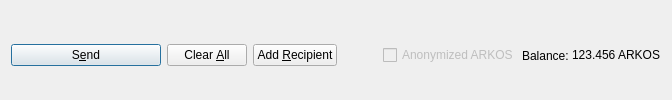
         <widget class="QFrame" name="frame_Send">
          <layout class="QHBoxLayout" name="horizontalLayout">
           <property name="bottomMargin">
            <number>0</number>
           </property>
           <item>
            <widget class="QPushButton" name="sendButton">
             <property name="minimumSize">
              <size>
               <width>150</width>
               <height>0</height>
              </size>
             </property>
             <property name="toolTip">
              <string>Confirm the send action</string>
             </property>
             <property name="text">
              <string>S&amp;end</string>
             </property>
             <property name="icon">
              <iconset resource="../arkoscoin.qrc">
               <normaloff>:/icons/send</normaloff>:/icons/send</iconset>
             </property>
             <property name="autoDefault">
              <bool>false</bool>
             </property>
             <property name="default">
              <bool>true</bool>
             </property>
            </widget>
           </item>
           <item>
            <widget class="QPushButton" name="clearButton">
             <property name="sizePolicy">
              <sizepolicy hsizetype="Minimum" vsizetype="Fixed">
               <horstretch>0</horstretch>
               <verstretch>0</verstretch>
              </sizepolicy>
             </property>
             <property name="toolTip">
              <string>Clear all fields of the form.</string>
             </property>
             <property name="text">
              <string>Clear &amp;All</string>
             </property>
             <property name="icon">
              <iconset resource="../arkoscoin.qrc">
               <normaloff>:/icons/remove</normaloff>:/icons/remove</iconset>
             </property>
             <property name="autoDefault">
              <bool>false</bool>
             </property>
            </widget>
           </item>
           <item>
            <widget class="QPushButton" name="addButton">
             <property name="toolTip">
              <string>Send to multiple recipients at once</string>
             </property>
             <property name="text">
              <string>Add &amp;Recipient</string>
             </property>
             <property name="icon">
              <iconset resource="../arkoscoin.qrc">
               <normaloff>:/icons/add</normaloff>:/icons/add</iconset>
             </property>
             <property name="autoDefault">
              <bool>false</bool>
             </property>
            </widget>
           </item>
           <item>
            <spacer name="horizontalSpacer">
             <property name="orientation">
              <enum>Qt::Horizontal</enum>
             </property>
             <property name="sizeHint" stdset="0">
              <size>
               <width>40</width>
               <height>20</height>
              </size>
             </property>
            </spacer>
           </item>
           <item>
            <layout class="QHBoxLayout" name="horizontalLayout_2">
             <property name="spacing">
              <number>3</number>
             </property>
             <item>
              <widget class="QCheckBox" name="checkzARKOS">
               <property name="enabled">
                <bool>false</bool>
               </property>
               <property name="text">
                <string>Anonymized ARKOS</string>
               </property>
              </widget>
             </item>
             <item>
              <widget class="QLabel" name="label">
               <property name="text">
                <string>Balance:</string>
               </property>
              </widget>
             </item>
             <item>
              <widget class="QLabel" name="labelBalance">
               <property name="sizePolicy">
                <sizepolicy hsizetype="Preferred" vsizetype="Fixed">
                 <horstretch>0</horstretch>
                 <verstretch>0</verstretch>
                </sizepolicy>
               </property>
               <property name="cursor">
                <cursorShape>IBeamCursor</cursorShape>
               </property>
               <property name="text">
                <string notr="true">123.456 ARKOS</string>
               </property>
               <property name="textInteractionFlags">
                <set>Qt::LinksAccessibleByMouse|Qt::TextSelectableByKeyboard|Qt::TextSelectableByMouse</set>
               </property>
              </widget>
             </item>
            </layout>
           </item>
          </layout>
         </widget>
